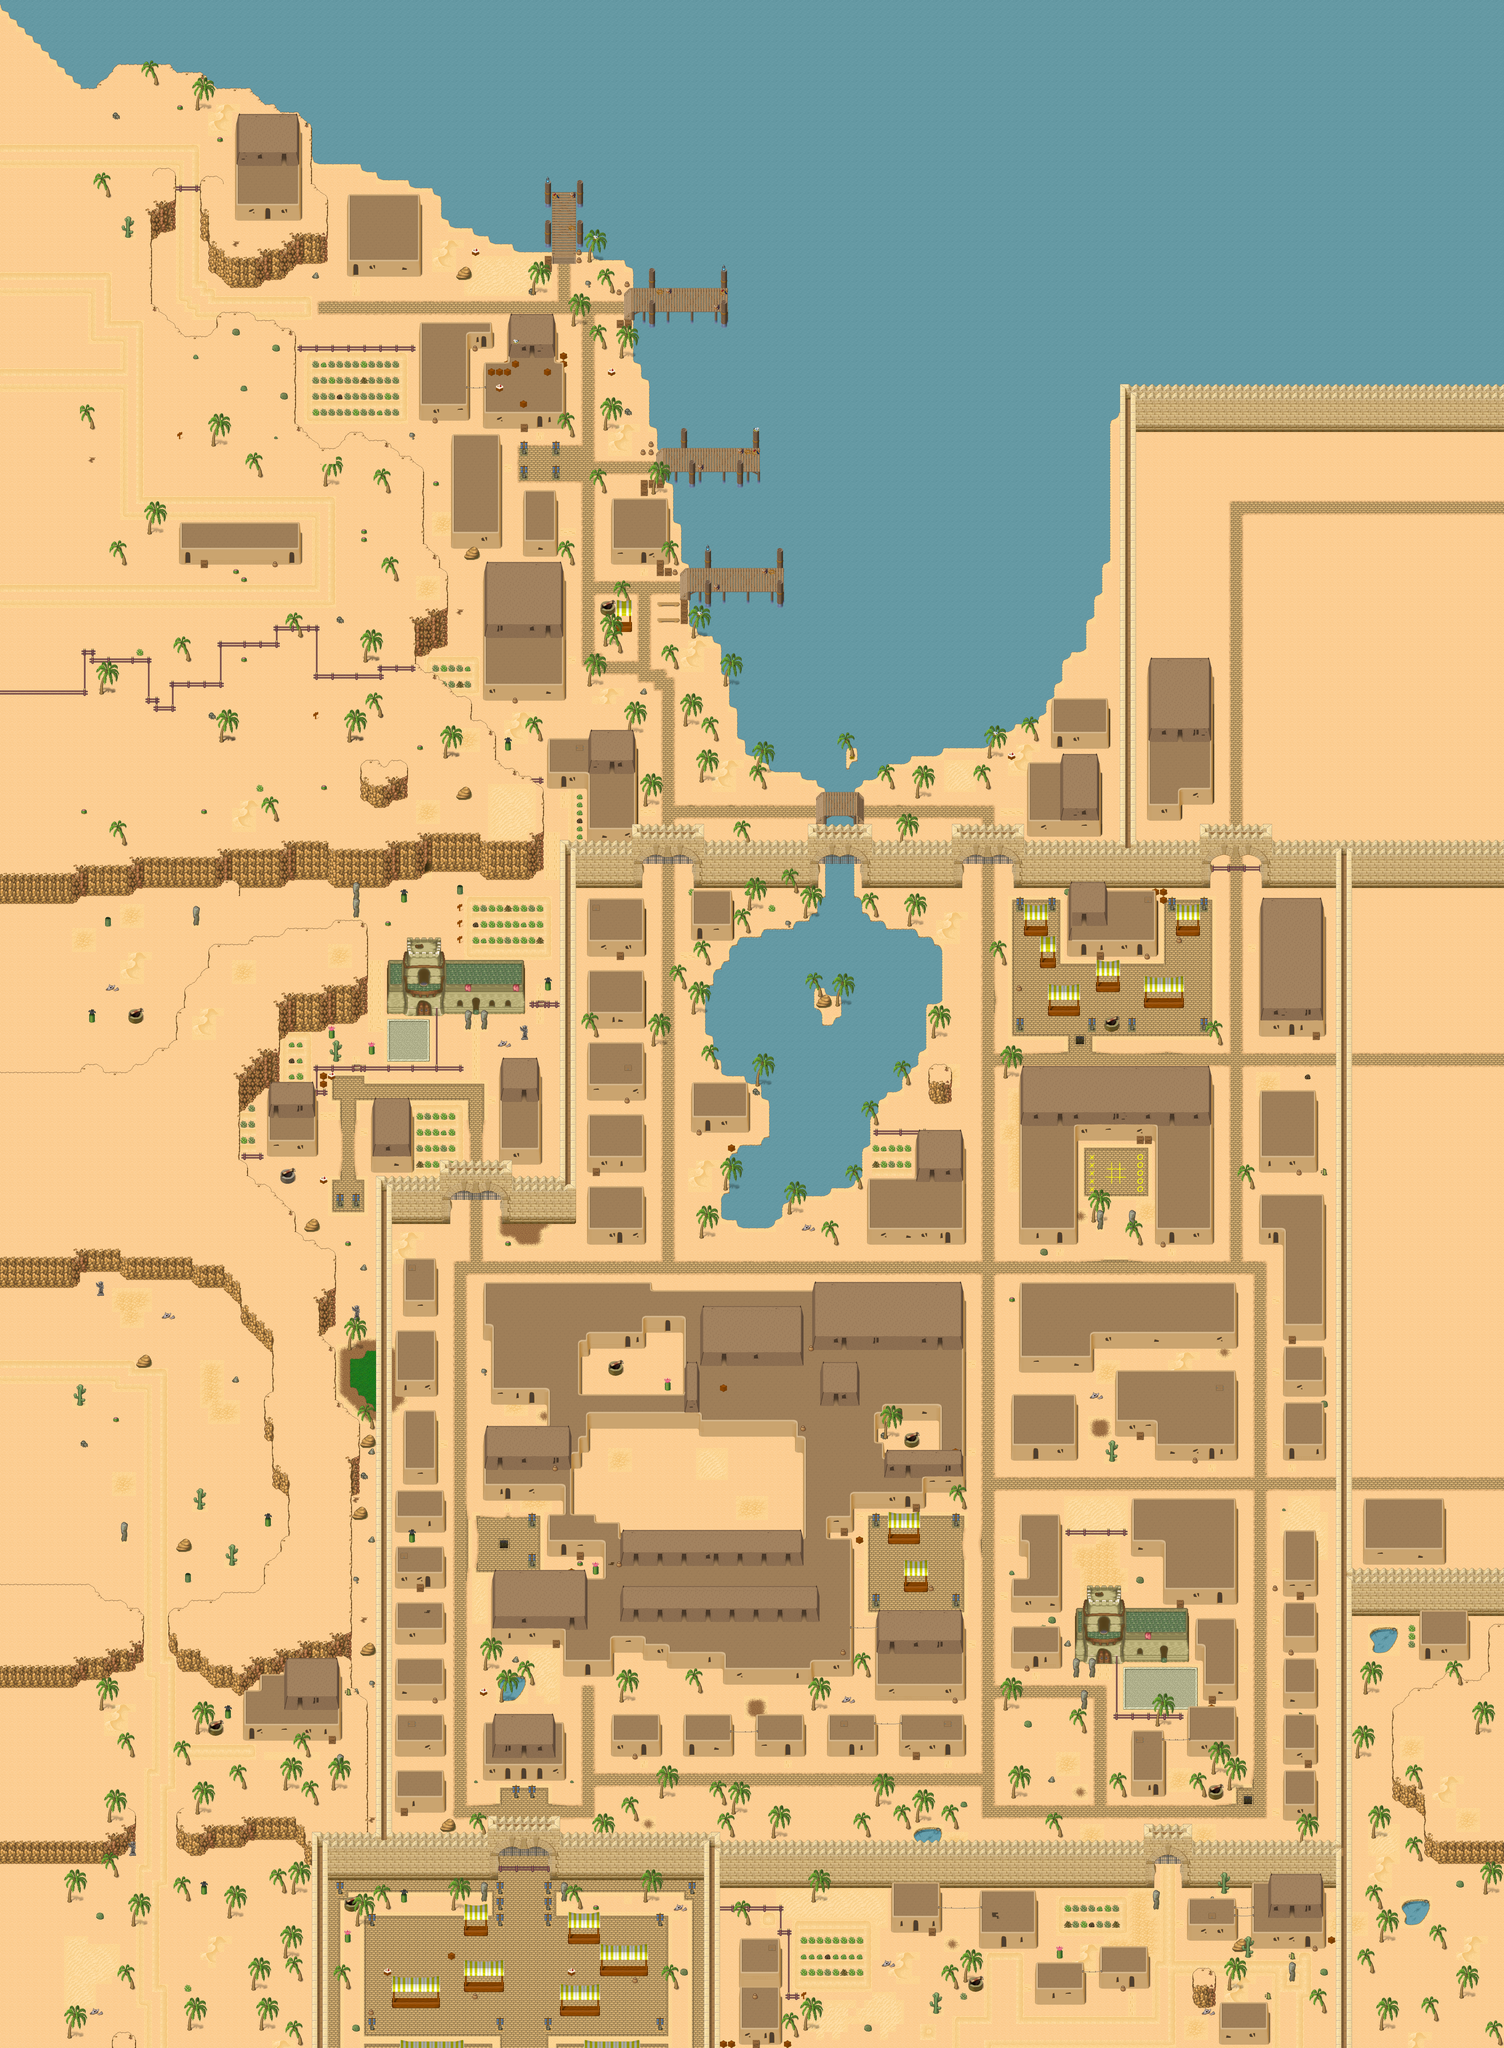

This is a level from a 2D game, rendered from its Tiled map with the project's own tilesets. A one-line summary and the map file follow, with tile-layer data summarised:
An orthogonal 188x256 tile map with 32x32 px tiles, 6 tile layers (Ground, Ground2, Lower, Fringe, ...), 4 hidden layers not drawn, 12 tilesets and 12 objects (9x spawn, 3x warp).

<map version="1.8" tiledversion="1.8.0" orientation="orthogonal" renderorder="right-down" width="188" height="256" tilewidth="32" tileheight="32" infinite="0" nextlayerid="13" nextobjectid="17">
 <properties>
  <property name="background0image" value="graphics/images/spit23loginwallpaper_800x600.png" />
  <property name="license" value="CC BY-SA 3.0" />
  <property name="manaplus version" value="2" />
  <property name="minimap" value="graphics/minimaps/032-1.png" />
  <property name="music" value="tmw_adventure.ogg" />
  <property name="name" value="Past Tulimshar" />
  <property name="overlay0image" value="graphics/images/ambient/cloud.png" />
  <property name="overlay0parallax" value="1.0" />
  <property name="overlay0scrollX" value="0.2" />
  <property name="overlay0scrollY" value="0.1" />
  <property name="overlay1image" value="graphics/images/ambient/darkness2.png" />
  <property name="overlay1mask" value="2" />
  <property name="overlay1parallax" value="1.0" />
  <property name="overlay1scrollX" value="0.2" />
  <property name="overlay1scrollY" value="0.1" />
  <property name="overlay2image" value="graphics/images/ambient/darkness1.png" />
  <property name="overlay2mask" value="4" />
  <property name="overlay2parallax" value="1.0" />
  <property name="overlay2scrollX" value="0.3" />
  <property name="overlay2scrollY" value="0.2" />
  <property name="overlay3image" value="graphics/images/ambient/night.png" />
  <property name="overlay3keepratio" value="true" />
  <property name="overlay3mask" value="8" />
  <property name="overlay4image" value="graphics/images/ambient/rain.png" />
  <property name="overlay4mask" value="16" />
  <property name="overlay4parallax" value="1.0" />
  <property name="overlay4scrollX" value="-0.3" />
  <property name="overlay4scrollY" value="1.1" />
  <property name="overlay5image" value="graphics/images/ambient/sandstorm.png" />
  <property name="overlay5mask" value="32" />
  <property name="overlay5parallax" value="1.0" />
  <property name="overlay5scrollX" value="0.2" />
  <property name="overlay5scrollY" value="0.1" />
  <property name="overlay6image" value="graphics/images/ambient/fire.png" />
  <property name="overlay6mask" value="128" />
  <property name="overlay6parallax" value="1.0" />
  <property name="overlay6scrollX" value="1.1" />
  <property name="overlay6scrollY" value="0.0" />
 </properties>
 <tileset firstgid="1" name="collision" tilewidth="32" tileheight="32" tilecount="9" columns="3">
  <image source="../graphics/tilesets/collision.png" width="96" height="96" />
 </tileset>
 <tileset firstgid="10" name="desert1" tilewidth="32" tileheight="32" tilecount="256" columns="16">
  <image source="../graphics/tilesets/desert1.png" width="512" height="512" />
 </tileset>
 <tileset firstgid="266" name="desert2" tilewidth="32" tileheight="32" tilecount="256" columns="16">
  <image source="../graphics/tilesets/lof/desert2.png" width="512" height="512" />
 </tileset>
 <tileset firstgid="522" name="desert_x2" tilewidth="32" tileheight="64" tilecount="48" columns="16">
  <image source="../graphics/tilesets/desert_x2.png" width="512" height="192" />
 </tileset>
 <tileset firstgid="570" name="desert_x3" tilewidth="32" tileheight="96" tilecount="16" columns="16">
  <image source="../graphics/tilesets/lof/desert_x3.png" width="512" height="96" />
 </tileset>
 <tileset firstgid="586" name="desert_x5" tilewidth="32" tileheight="160" tilecount="6" columns="6">
  <image source="../graphics/tilesets/desert_x5.png" width="192" height="160" />
 </tileset>
 <tileset firstgid="592" name="tulimshar1" tilewidth="32" tileheight="32" tilecount="256" columns="16">
  <image source="../graphics/tilesets/desert_city.png" width="512" height="512" />
 </tileset>
 <tileset firstgid="848" name="trans_woodland-desert" tilewidth="32" tileheight="32" tilecount="128" columns="16">
  <image source="../graphics/tilesets/lof/trans_woodland_desert.png" width="512" height="256" />
 </tileset>
 <tileset firstgid="976" name="Tulimshar_Docks" tilewidth="32" tileheight="32" tilecount="160" columns="16">
  <image source="../graphics/tilesets/docks.png" width="512" height="320" />
 </tileset>
 <tileset firstgid="1136" name="desert3" tilewidth="32" tileheight="32" tilecount="80" columns="10">
  <image source="../graphics/tilesets/desert3.png" width="320" height="256" />
 </tileset>
 <tileset firstgid="1216" name="Christmas Decor" tilewidth="32" tileheight="32" tilecount="304" columns="16">
  <image source="../graphics/tilesets/christmas.png" width="512" height="608" />
 </tileset>
 <tileset firstgid="1520" name="tictactoe" tilewidth="32" tileheight="32" tilecount="12" columns="4">
  <image source="../graphics/tilesets/lof/tictactoe.png" width="128" height="96" />
 </tileset>
 <layer id="1" name="Ground" width="188" height="256">
  <data>[48128 cells, 48128 non-empty, 304 distinct tile ids]</data>
 </layer>
 <layer id="2" name="Ground2" width="188" height="256">
  <data>[48128 cells, 4676 non-empty, 228 distinct tile ids]</data>
 </layer>
 <layer id="3" name="Lower" width="188" height="256">
  <data>[48128 cells, 926 non-empty, 127 distinct tile ids]</data>
 </layer>
 <layer id="4" name="GroundChristmas1" width="188" height="256" visible="0">
  <properties>
   <property name="Mask" value="128" />
  </properties>
  <data>[48128 cells, 360 non-empty, 33 distinct tile ids]</data>
 </layer>
 <layer id="5" name="Fringe" width="188" height="256">
  <data>[48128 cells, 1092 non-empty, 131 distinct tile ids]</data>
 </layer>
 <layer id="6" name="Over" width="188" height="256">
  <data>[48128 cells, 2826 non-empty, 177 distinct tile ids]</data>
 </layer>
 <layer id="7" name="Over2" width="188" height="256">
  <data>[48128 cells, 81 non-empty, 16 distinct tile ids]</data>
 </layer>
 <layer id="8" name="OverChristmas1" width="188" height="256" visible="0">
  <properties>
   <property name="Mask" value="128" />
  </properties>
  <data>[48128 cells, 2839 non-empty, 105 distinct tile ids]</data>
 </layer>
 <layer id="9" name="Collision" width="188" height="256" visible="0">
  <data>[48128 cells, 38327 non-empty, 5 distinct tile ids]</data>
 </layer>
 <layer id="11" name="Heights" width="188" height="256" visible="0">
  <data>[48128 cells, 12 non-empty, 1 distinct tile ids]</data>
 </layer>
 <objectgroup id="10" name="Objects">
  <object id="4" name="Warp" type="warp" x="1696" y="3456" width="32" height="32">
   <properties>
    <property name="dest_map" value="032-2" />
    <property name="dest_x" value="40" />
    <property name="dest_y" value="21" />
   </properties>
  </object>
  <object id="5" name="Warp" type="warp" x="1664" y="4032" width="64" height="32">
   <properties>
    <property name="dest_map" value="self" />
    <property name="dest_x" value="59" />
    <property name="dest_y" value="127" />
   </properties>
  </object>
  <object id="14" name="Omatt's House" type="warp" x="2560" y="7008" width="32" height="32">
   <properties>
    <property name="dest_map" value="032-1-1" />
    <property name="dest_x" value="0" />
    <property name="dest_y" value="0" />
    <property name="npc_id" value="SCRIPT" />
   </properties>
  </object>
 </objectgroup>
 <objectgroup id="12" name="Spawns" visible="0">
  <object id="7" name="Duck" type="spawn" x="1216" y="320" width="4480" height="5056">
   <properties>
    <property name="death" value="20000" />
    <property name="max_beings" value="12" />
    <property name="monster_id" value="1029" />
    <property name="spawn" value="30000" />
   </properties>
  </object>
  <object id="8" name="Croc" type="spawn" x="2080" y="480" width="1248" height="2400">
   <properties>
    <property name="death" value="90000" />
    <property name="max_beings" value="5" />
    <property name="monster_id" value="1006" />
    <property name="spawn" value="35000" />
   </properties>
  </object>
  </objectgroup>
</map>
<!-- 7 of 12 objects omitted -->
